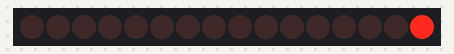
Bench run of a sketch on a simulated Arduino Uno, built with avr-gcc and run on an emulated ATmega328P. On the bench: 16 shift-register outputs drawn as a row of LEDs (first output left, lit = HIGH). Wiring (inferred from the names in the program): 2 × shift register (74HC595): data pin 2; shift clock pin 4; latch pin 3. Wiring (inferred from the signals the program sends): row of LEDs: on Q0, Q1, Q2, Q3, Q4, Q5, Q6, Q7, Q8, Q9, Q10, Q11, Q12, Q13, Q14, Q15.

Above: at 0.03 s.
At 0.33 s:
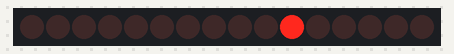
At 0.69 s:
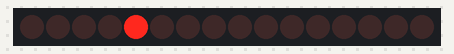
At 1.41 s:
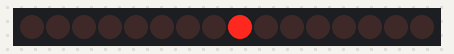
At 2.13 s:
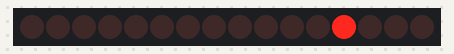
At 2.86 s:
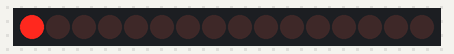
Timing chart, 0 to 3.2 s (numbered marks = the images above):
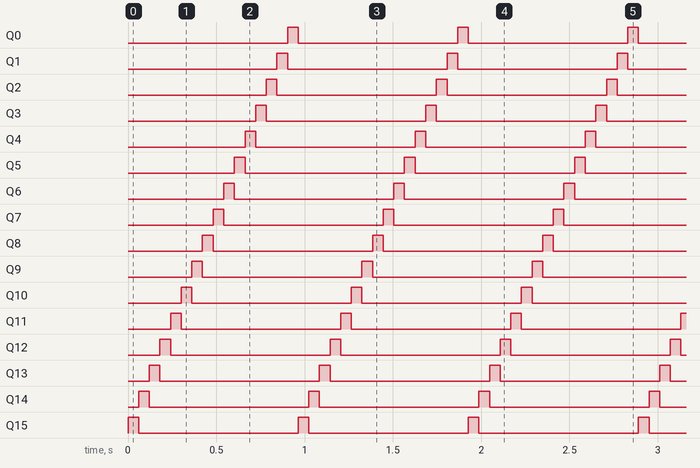

Measured:
- by itself, Q0–15: alternates HIGH for 0.06 s and LOW for 0.90 s
- by itself, everything shown: repeats every 0.96 s, in 16 steps

The sketch:

registre_deux_puces.ino
```cpp
const byte PIN_DONNEE = 2;
const byte PIN_VERROU = 3;
const byte PIN_HORLOGE = 4;

void setup() {
  pinMode(PIN_DONNEE, OUTPUT);
  pinMode(PIN_VERROU, OUTPUT);
  pinMode(PIN_HORLOGE, OUTPUT);
}

void loop() {
  for (int i = 0; i < 16; i++) {
    envoyer16(0x8000 >> i);
    delay(60);
  }
}

void envoyer16(unsigned int valeur) {
  digitalWrite(PIN_VERROU, LOW);
  shiftOut(PIN_DONNEE, PIN_HORLOGE, MSBFIRST, valeur >> 8);
  shiftOut(PIN_DONNEE, PIN_HORLOGE, MSBFIRST, valeur & 0xFF);
  digitalWrite(PIN_VERROU, HIGH);
}
```
